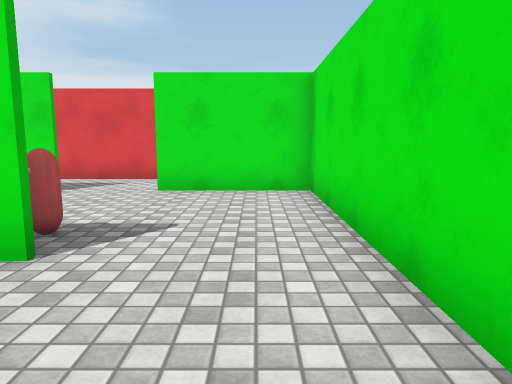
view 1 (above)

18 first-person views from a walk through a scene from a Unity 3-D project. The camera is 1.3 m above the floor, tilts 8° down and sees 70° across. The floor is counted in squares, 1.2 m on a side. Each view is taken from the middle of a square. On the plan, view 1 faces up. The plan holds only what a view shows up to about 14 squares ahead; the rest is blank. The player is left out. Surface patterns are stand-ins for the level's own textures.

view 2
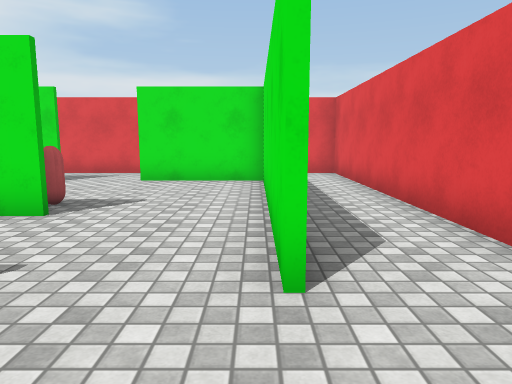

view 3
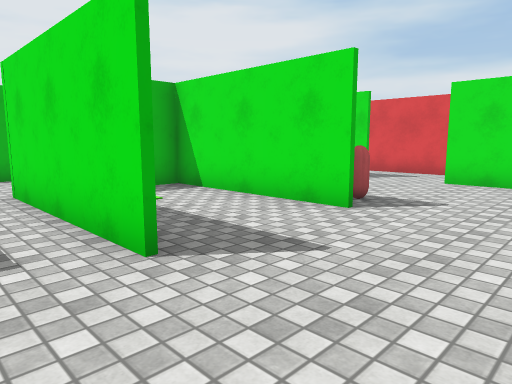

view 4
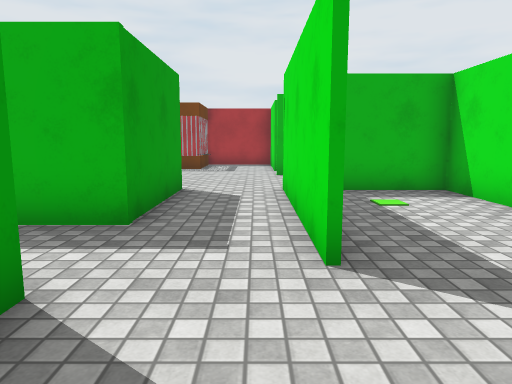

view 5
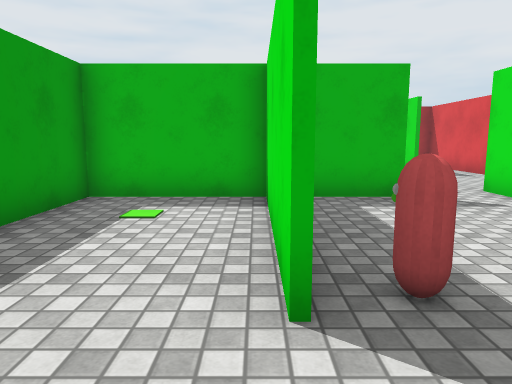

view 6
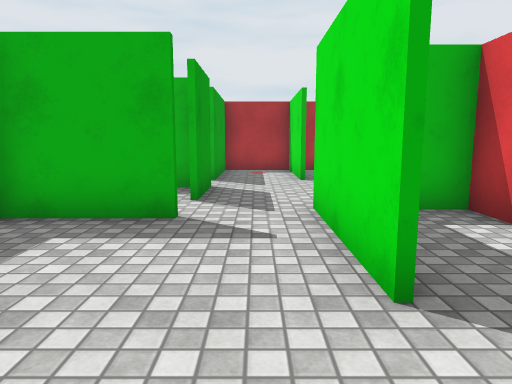

view 7
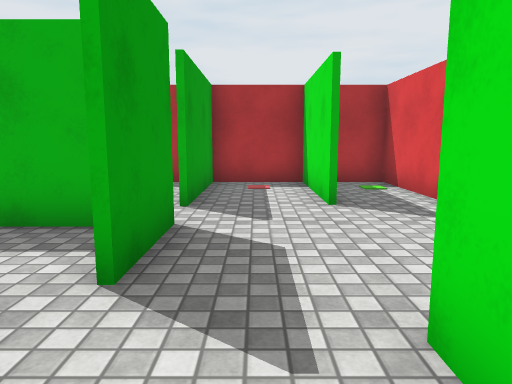

view 8
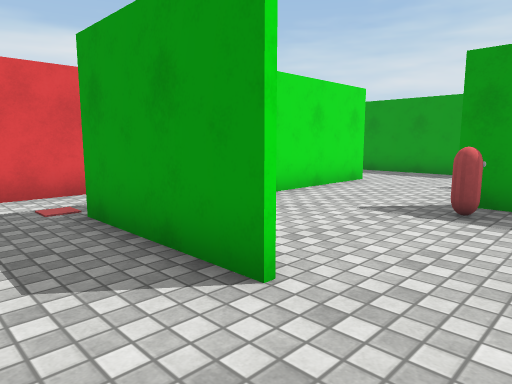

view 9
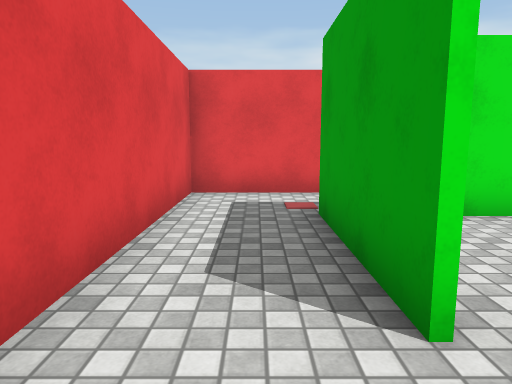

view 10
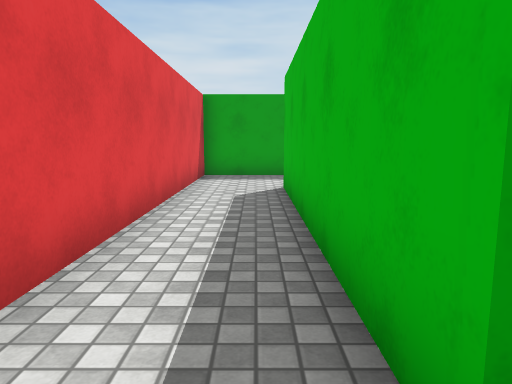

view 11
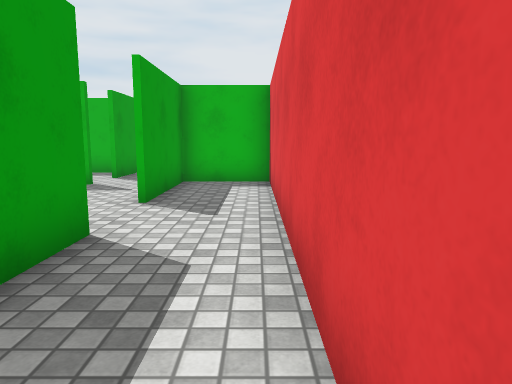

view 12
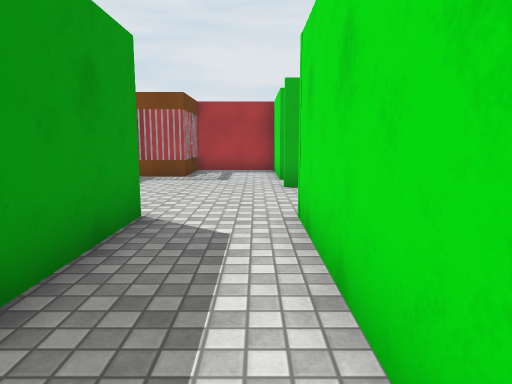

view 13
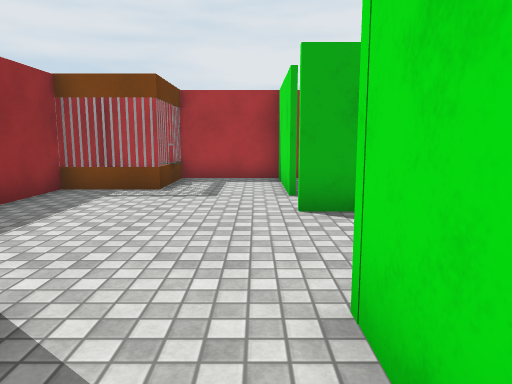

view 14
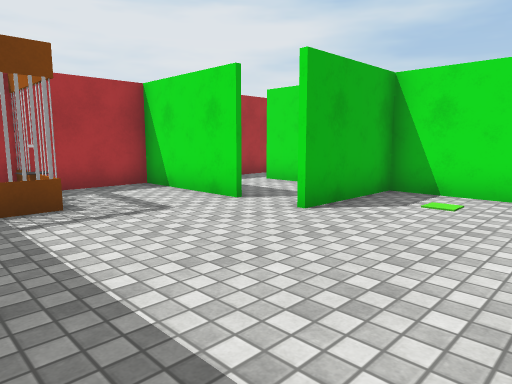

view 15
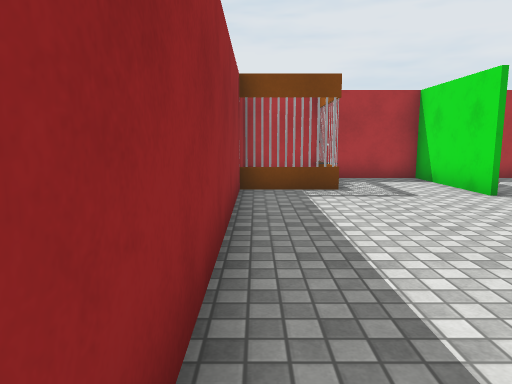

view 16
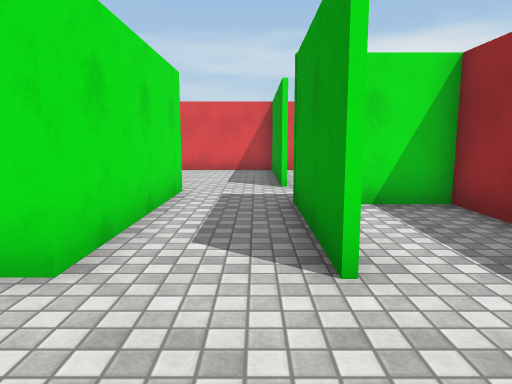

view 17
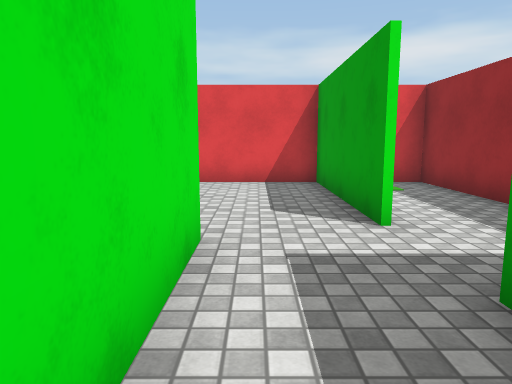

view 18
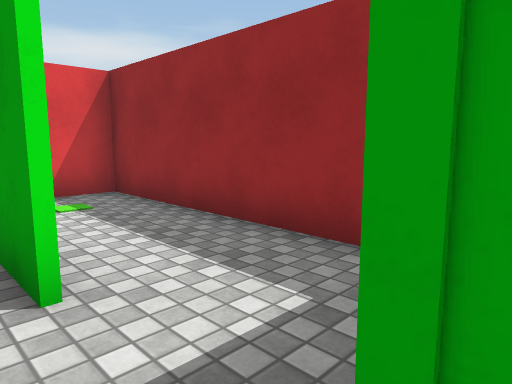

### Floor plan
Ten units are one square. View 1 is at (0, 0); x grows to the right and y downward. Boxes are objects, and circles mark ways between rooms. Rooms are numbered by the first view taken in them; rooms with no view inside come last. Other rooms are left out.
<svg viewBox="-161 -109 204 168">
<path fill="none" stroke="#000" d="M-20 -32 -71 -32 -71 3 -45 3M12 -4 12 -34M-20 4 -72 4M-22 -81 14 -81 14 -5M-15 27 38 27M36 29 36 -104 -77 -104 -77 -81 -42 -81M-72 27 -36 27M-42 -79 -79 -79M-29 -33 -20 -33M-71 -59 -71 -34M12 -34 12 -79 -22 -79M-121 4 -156 4 -156 54 -38 54 -38 38M-72 4 -72 -1M-82 -27 -105 -27 -105 4M-121 -82 -156 -82 -156 -59 -120 -59M-116 -104 -156 -104 -156 -88M-108 -59 -86 -59M-22 54 36 54 36 29M-36 27 -36 41M-105 -55 -105 -38M-130 -27 -142 -27"/>
<rect x="-25" y="-45" width="10" height="10" fill="#bbb"><title>other object</title></rect>
<rect x="-155" y="25" width="30" height="20" fill="#bbb"><title>other object</title></rect>
<circle cx="-35" cy="-80" r="3" fill="#2a7"/>
<circle cx="-5" cy="-30" r="3" fill="#2a7"/>
<circle cx="-70" cy="15" r="3" fill="#2a7"/>
<circle cx="-25" cy="30" r="3" fill="#2a7"/>
<circle cx="-70" cy="-65" r="3" fill="#2a7"/>
<circle cx="-120" cy="0" r="3" fill="#2a7"/>
<circle cx="-80" cy="-70" r="3" fill="#2a7"/>
<text x="-10" y="-30">1</text>
<text x="-30" y="-60">2</text>
<text x="-100" y="20">3</text>
<text x="-120" y="-90">4</text>
<text x="0" y="40">5</text>
<text x="-90" y="-50">6</text>
<text x="-130" y="-10">7</text>
</svg>
Room 1 opens to room 2. Room 1 opens to room 3. Room 1 opens to room 5. Room 2 opens to room 6. Room 3 opens to room 7. Room 4 opens to room 6.

Where each view was taken, in squares from view 1:
view 1: 0 up, 0 right, facing up
view 2: 2 down, 1 right, facing up
view 3: 2 down, 1 right, facing up-left
view 4: 1 down, 1 right, facing left
view 5: 3 up, 0 right, facing left
view 6: 7 up, 2 left, facing left
view 7: 7 up, 6 left, facing left
view 8: 10 up, 4 left, facing down-right
view 9: 9 up, 4 left, facing right
view 10: 9 up, 2 right, facing down
view 11: 10 up, 2 right, facing left
view 12: 1 down, 2 left, facing left
view 13: 1 down, 5 left, facing left
view 14: 5 down, 7 left, facing up-left
view 15: 5 down, 5 left, facing left
view 16: 2 down, 10 left, facing right
view 17: 1 down, 6 left, facing right
view 18: 2 down, 4 left, facing down-right
